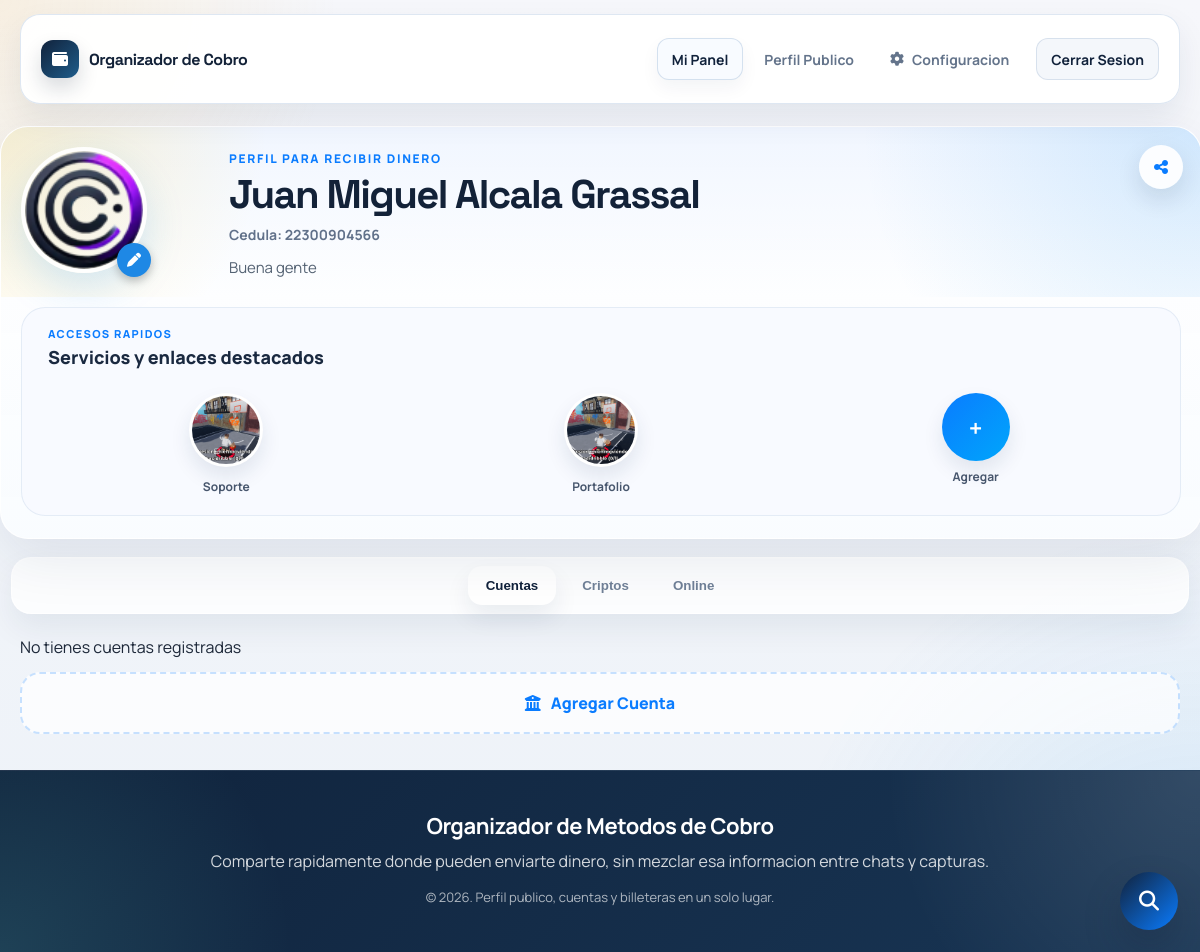
Page / (signed in) on the committed database.
### tables this page shows
CREATE TABLE `usuarios` (
  `id` int NOT NULL AUTO_INCREMENT,
  `nombres` varchar(100) NOT NULL,
  `apellidos` varchar(100) NOT NULL,
  `email` varchar(150) NOT NULL,
  `numero` varchar(20) DEFAULT NULL,
  `password` varchar(255) NOT NULL,
  `fecha_registro` timestamp NULL DEFAULT CURRENT_TIMESTAMP,
  `imagen` varchar(200) NOT NULL DEFAULT 'perfil.png',
  `cedula` varchar(11) NOT NULL DEFAULT '00000000000',
  `resena_personal` varchar(200) NOT NULL DEFAULT 'Sin descripcion personal.',
  PRIMARY KEY (`id`),
  UNIQUE KEY `uk_usuarios_email` (`email`),
  UNIQUE KEY `uk_usuarios_numero` (`numero`)
);

CREATE TABLE `servicios` (
  `id` int NOT NULL AUTO_INCREMENT,
  `usuario_id` int NOT NULL,
  `imagen` varchar(255) DEFAULT NULL,
  `nombre_servicio` varchar(100) DEFAULT NULL,
  `resena` text,
  `enlace` varchar(255) DEFAULT NULL,
  PRIMARY KEY (`id`),
  KEY `idx_servicios_usuario_id` (`usuario_id`),
  CONSTRAINT `fk_servicios_usuario`
    FOREIGN KEY (`usuario_id`) REFERENCES `usuarios` (`id`)
    ON DELETE CASCADE
);

### index.php (called while the page is built, shortened)
<?php
require_once __DIR__ . '/includes/bootstrap.php';
$userId = (int) $_SESSION['user_id'];
$user = app_fetch_user_by_id($conn, $userId);
$collections = app_fetch_profile_collections($conn, $userId);
$banks = app_fetch_active_banks($conn);
$cryptoAssets = app_fetch_active_crypto_assets($conn);
$publicHref = !empty($user['numero']) ? 'perfildecuentas.php?numero=' . rawurlencode((string) $user['numero']) : '#';
app_render_profile_header($user, $collections['servicios'], [
    'editable' => true,
    'share_title' => 'Perfil de ' . ($user['nombres'] ?? 'usuario'),
]);
app_render_profile_tabs();
app_render_accounts_section($collections['cuentas'], true);
app_render_dashboard_management_modals($user, $collections['pagos'], [
    'banks' => $banks,
    'crypto_assets' => $cryptoAssets,
    'public_href' => $publicHref,
    'share_title' => 'Perfil de ' . ($user['nombres'] ?? 'usuario'),
    'counts' => [
        'servicios' => count($collections['servicios']),
        'cuentas' => count($collections['cuentas']),
        'criptos' => count($collections['criptos']),
        'pagos' => count($collections['pagos']),
    ],
]);

### helpers.php (called while the page is built, shortened)
<?php
function app_e(?string $value): string
{
    return htmlspecialchars((string) $value, ENT_QUOTES, 'UTF-8');
}
function app_asset_url(?string $value, array $folders = ['uploads', 'imagen'], string $fallback = 'imagen/perfil.png'): string
{
    $value = trim((string) $value);
    $normalized = str_replace('\\', '/', $value);
    if (str_contains($normalized, '/')) {
        return $normalized;
    }
    foreach ($folders as $folder) {
        $candidate = __DIR__ . DIRECTORY_SEPARATOR . $folder . DIRECTORY_SEPARATOR . $normalized;
        if (is_file($candidate)) {
            return $folder . '/' . $normalized;
        }
    }
    return $fallback;
}

### includes/app_data.php (called while the page is built, shortened)
<?php
function app_fetch_rows(mysqli $conn, string $sql): array
{
    $result = mysqli_query($conn, $sql);
    return $result ? mysqli_fetch_all($result, MYSQLI_ASSOC) : [];
}
function app_fetch_user_by_id(mysqli $conn, int $userId): ?array
{
    $stmt = mysqli_prepare($conn, "SELECT * FROM usuarios WHERE id = ?");
    mysqli_stmt_bind_param($stmt, "i", $userId);
    mysqli_stmt_execute($stmt);
    $result = mysqli_stmt_get_result($stmt);
    $user = $result ? mysqli_fetch_assoc($result) : null;
    return $user ?: null;
}
function app_fetch_profile_collections(mysqli $conn, int $userId): array
{
    return [
        'servicios' => app_fetch_rows($conn, "SELECT * FROM servicios WHERE usuario_id = {$userId} ORDER BY id DESC"),
        'cuentas' => app_fetch_rows(
            $conn,
            "SELECT cb.id, cb.usuario_id, cb.banco_id, cb.tipo_cuenta, cb.numero_cuenta, b.nombre AS banco, b.icono AS imagen
             FROM cuentas_bancarias cb
             INNER JOIN bancos b ON b.id = cb.banco_id
             WHERE cb.usuario_id = {$userId}
             ORDER BY cb.id DESC"
        ),
        'criptos' => app_fetch_rows(
            $conn,
            "SELECT cw.id, cw.usuario_id, cw.cripto_activo_id, cw.direccion, ca.nombre AS moneda, ca.red, ca.icono AS imagen
             FROM cripto_wallets cw
             INNER JOIN cripto_activos ca ON ca.id = cw.cripto_activo_id
             WHERE cw.usuario_id = {$userId}
             ORDER BY cw.id DESC"
        ),
        'pagos' => app_fetch_rows($conn, "SELECT * FROM pagos_online WHERE usuario_id = {$userId} ORDER BY id DESC"),
    ];
}

### includes/dashboard_components.php (the view, shortened to what this page needs)
<?php
function app_render_dashboard_management_modals(array $user, array $payments, array $options = []): void
{
    echo '<button type="button" class="search-float-btn js-open-modal" data-modal-target="searchModal"><i class="fa-solid fa-magnifying-glass"></i></button>';
}

### includes/profile_components.php (shortened to what this page needs)
<?php
function app_render_profile_header(array $user, array $services, array $options = []): void
{
    $editable = (bool) ($options['editable'] ?? false);
    $shareTitle = $options['share_title'] ?? ('Perfil de ' . ($user['nombres'] ?? 'usuario'));
    $profileImage = app_asset_url($user['imagen'] ?? 'perfil.png', ['uploads', 'imagen'], 'uploads/perfil.png');
    $fullName = trim(($user['nombres'] ?? '') . ' ' . ($user['apellidos'] ?? ''));
    $description = trim((string) ($user['resena_personal'] ?? ''));
    echo '<header class="header">';
    echo '<button type="button" class="share-page js-share-page" title="Compartir" data-share-title="' . app_e($shareTitle) . '">';
    echo '<i class="fa-solid fa-share-nodes"></i>';
    echo '</button>';
    echo '<div class="profile-hero">';
    echo '<div class="profile-header"><div class="profile-wrapper">';
    echo '<img src="' . app_e($profileImage) . '" class="profile-main js-open-profile-modal" alt="' . app_e($user['nombres'] ?? 'Perfil') . '">';
    if ($editable) {
        echo '<button type="button" class="edit-btn js-open-modal" data-modal-target="perfil" aria-label="Editar perfil">';
        echo '<i class="fa-solid fa-pen"></i>';
        echo '</button>';
    }
    echo '</div></div>';
    echo '<div class="profile-summary">';
    echo '<p class="profile-eyebrow">Perfil para recibir dinero</p>';
    echo '<h1 class="profile-name">' . app_e($fullName !== '' ? $fullName : ($user['nombres'] ?? '')) . '</h1>';
    echo '<p class="profile-id">Cedula: ' . app_e($user['cedula'] ?? '') . '</p>';
    if ($description !== '') {
        echo '<p class="profile-description">' . app_e($description) . '</p>';
    }
    echo '</div></div>';
    echo '<section class="mini-profiles-block">';
    echo '<div class="section-heading">';
    echo '<p class="section-kicker">Accesos rapidos</p>';
    echo '<h2 class="section-title">Servicios y enlaces destacados</h2>';
    echo '</div>';
    echo '<div class="mini-profiles-scroll">';
    foreach ($services as $servicio) {
        $serviceImage = app_asset_url($servicio['imagen'] ?? '', ['uploads', 'imagen'], 'imagen/perfil.png');
        echo '<button type="button" class="mini-profile js-mini-profile"';
        echo ' data-service-id="' . (int) $servicio['id'] . '"';
        echo ' data-service-img="' . app_e($serviceImage) . '"';
        echo ' data-service-title="' . app_e($servicio['nombre_servicio'] ?? '') . '"';
        echo ' data-service-text="' . app_e($servicio['resena'] ?? '') . '"';
        echo ' data-service-link="' . app_e($servicio['enlace'] ?? '') . '"';
        echo '>';
        echo '<img src="' . app_e($serviceImage) . '" alt="' . app_e($servicio['nombre_servicio'] ?? 'Servicio') . '">';
        echo '<span>' . app_e($servicio['nombre_servicio'] ?? '') . '</span>';
        echo '</button>';
    }
    if ($editable) {
        echo '<div class="mini-profile">';
        echo '<button type="button" class="add-circle js-open-modal" data-modal-target="servicio">+</button>';
        echo '<span>Agregar</span>';
        echo '</div>';
    }
    echo '</div></section>';
    echo '</header>';
}
function app_render_profile_tabs(): void
{
    echo <<<HTML
<nav class="tab-buttons">
  <button type="button" class="tablink active js-tab-trigger" data-tab-target="Cuentas">Cuentas</button>
  <button type="button" class="tablink js-tab-trigger" data-tab-target="Criptos">Criptos</button>
  <button type="button" class="tablink js-tab-trigger" data-tab-target="Pagos">Online</button>
</nav>
HTML;
}
function app_render_accounts_section(array $accounts, bool $editable = false): void
{
    echo '<main id="Cuentas" class="tabcontent is-active"><div class="cards">';
    if (!$accounts) {
        echo '<p>' . ($editable ? 'No tienes cuentas registradas' : 'Este usuario no tiene cuenta registrada') . '</p>';
    }
    if ($editable) {
        echo '<button type="button" class="card-add js-open-modal" data-modal-target="cuenta"><i class="fa-solid fa-building-columns"></i> Agregar Cuenta</button>';
    }
    echo '</div></main>';
}

### styles/app-shell.css (style rules this page uses)
:root { --shell-width: min(1160px, calc(100% - 32px)); --footer-bg: #10233c; --footer-text: rgba(255, 255, 255, 0.82); --page-bg: radial-gradient(circle at top left, rgba(255, 196, 87, 0.16), transparent 22%), radial-gradient(circle at bottom right, rgba(33, 150, 243, 0.14), transparent 28%), linear-gradient(180deg, #f6f7fb 0%, #edf2f8 100%); --page-text: #1c2738; --page-muted: #677489; --surface-elevated: rgba(255, 255, 255, 0.88); --surface-border: rgba(255, 255, 255, 0.8); }
body { margin: 0; color: var(--page-text); overflow-x: hidden; }
body.app-page { min-height: 100vh; background: var(--page-bg); font-family: "Manrope", "Segoe UI", Arial, sans-serif; }

### styles/dashboard.css (style rules this page uses)
.app-page .share-page, .app-page .mini-profile, .app-page .add-circle, .app-page .card-add, .app-page .card-menu__trigger, .app-page .search-float-btn, .app-page .js-open-link { border: none; font: inherit; }
.app-page .mini-profile { background: transparent; }
.app-page .share-page { display: inline-flex; align-items: center; justify-content: center; }
.app-page .mini-profile { padding: 0; }
.app-page .search-float-btn { background: linear-gradient(135deg, #11223b 0%, #0a7cff 100%); box-shadow: 0 18px 36px rgba(17,34,59,.28); transition: transform .2s ease, box-shadow .2s ease; position: fixed; right: 22px; bottom: max(22px, env(safe-area-inset-bottom)); width: 58px; height: 58px; border-radius: 50%; display: inline-flex; align-items: center; justify-content: center; color: #fff; font-size: 20px; z-index: 999; }

### rows in the picture
usuarios: imagen (picture), nombres+apellidos "Juan Miguel Alcala Grassal", cedula "22300904566", resena_personal "Buena gente"
servicios: imagen (picture), nombre_servicio "Soporte"
servicios: imagen (picture), nombre_servicio "Portafolio"

### other values in the picture
app_e($brand) "Organizador de Cobro"
app_e($link['label'] ?? '') "Mi Panel"
app_e($link['label'] ?? '') "Perfil Publico"
app_e($link['label'] ?? '') "Configuracion"
app_e($cta['label'] ?? '') "Cerrar Sesion"
